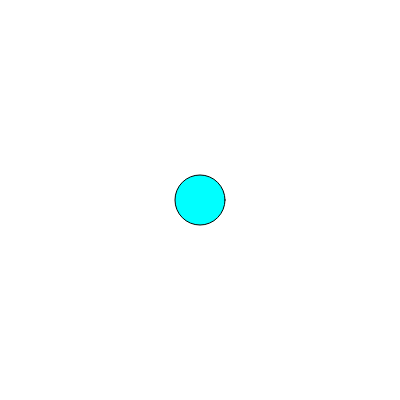
Frame 1 (no input)
Frame 60 (no input): identical to frame 1, image omitted
Frame 120 (the mouse pressed at the canvas centre since frame 60): identical to frame 1, image omitted

The p5.js sketch that drew this single still picture (run headless with seeded random() and noise() and a simulated clock; from frame 60 on, the mouse is pressed at the canvas centre):

// p5.js sketch
// ── sketch.js

var object_1;

function setup() {
    createCanvas(400, 400);
    //Her oprettes så en såkaldt "instans" af objektet. Bemærk at instansen oprettes med de variable som sendes i parantes - derfor kaldes funktionen en "constructor"  
    object_1 = new Objekt(200, 200);
}

function draw() {
    background(255);
    object_1.metode_1();
}



/*
OPGAVER

Firkant objekter er lidt kedelige - de kan kun vises. 

Opgave 1
Se først om du kan oprette en funktion mere i objektet square, som du kalder moveX(). Metoden skal sætte objektets x-værdi (this.x) til musens x-værdi (mouseX). 

Nu følger objektet horisontalt efter musen. Men det er lidt mekanisk.

Der er en formel som du kan bruge til at få firkanten til at følge efter musen på en mere "levende" måde. Tænk sådan her: hver gang moveX() bliver udført (og det gør den 60 gange i sekundet), skal objektets x-værdi blive liiidt mere ligesom musens x-værdi. 

Opgave 2
Sæt this.x = 5% af musens x-værdi plus 95% af sig selv hver gang moveX bliver kaldt. 

Opgave 3 - udvid funktionen, så den også gælder musens y-værdi

Opgave 4
Lav procentdelen hvormed objektet flytter sig i retning af musen til en variabel (ligesom this.x etc) - og tag variablen med i constructor funktionen. 

Opgave 5
Prøv at oprette tre ander instanser af objektet - square_2, square_3 og square_4
Opret dem på samme måde som square_1 i setup(), men giv dem forskellige værdier (x, y, h, w, p) i constructor funktionen

Opgave 6 
Giv objekterne forskellige farver ved at bruge fill(r, g, b) funktionen før display() - eller endnu bedre ved at 

Opgave 7
Prøv at lav dine squares endeposition til et logo..

*/
// ── objekt.js
/*
Et objekt er en måde at samle variable på. Nedenfor ser du et objekt ved navn objekt  
*/

function Objekt(parameter1, parameter2) {
    this.parameter1 = parameter1;
    this.parameter2 = parameter2;
    
    this.variabel1 = 50;
    this.variabel2 = 50;

    this.metode_1 = function(){
        fill(0,255,255);
        ellipse(this.parameter1, this.parameter2, this.variabel1, this.variabel2);        
    }
}
